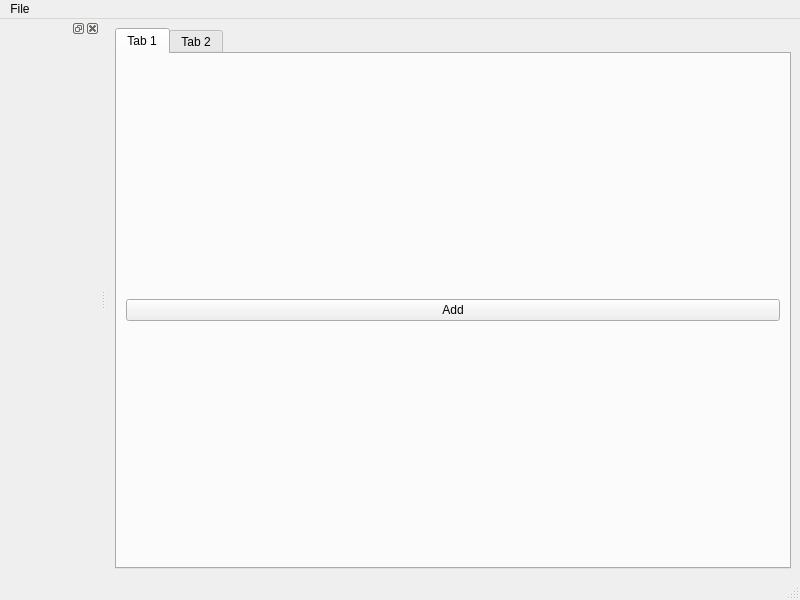
<?xml version="1.0" encoding="UTF-8"?>
<ui version="4.0">
 <class>MainWindow</class>
 <widget class="QMainWindow" name="MainWindow">
  <property name="geometry">
   <rect>
    <x>0</x>
    <y>0</y>
    <width>800</width>
    <height>600</height>
   </rect>
  </property>
  <property name="windowTitle">
   <string>User Interaction</string>
  </property>
  <widget class="QWidget" name="centralwidget">
   <layout class="QGridLayout" name="gridLayout_2">
    <item row="0" column="0">
     <widget class="QTabWidget" name="tabWidget">
      <widget class="QWidget" name="tab">
       <attribute name="title">
        <string>Tab 1</string>
       </attribute>
       <layout class="QGridLayout" name="gridLayout_3">
        <item row="1" column="0">
         <layout class="QGridLayout" name="gridLayoutView"/>
        </item>
        <item row="0" column="0">
         <widget class="QPushButton" name="pushButtonAdd">
          <property name="text">
           <string>Add</string>
          </property>
         </widget>
        </item>
       </layout>
      </widget>
      <widget class="QWidget" name="tab_2">
       <attribute name="title">
        <string>Tab 2</string>
       </attribute>
      </widget>
     </widget>
    </item>
   </layout>
  </widget>
  <widget class="QMenuBar" name="menubar">
   <property name="geometry">
    <rect>
     <x>0</x>
     <y>0</y>
     <width>800</width>
     <height>25</height>
    </rect>
   </property>
   <widget class="QMenu" name="menuFile">
    <property name="title">
     <string>File</string>
    </property>
   </widget>
   <addaction name="menuFile"/>
  </widget>
  <widget class="QStatusBar" name="statusbar"/>
  <widget class="QDockWidget" name="dockWidgetPropertyEditor">
   <property name="sizePolicy">
    <sizepolicy hsizetype="Preferred" vsizetype="Preferred">
     <horstretch>0</horstretch>
     <verstretch>0</verstretch>
    </sizepolicy>
   </property>
   <property name="minimumSize">
    <size>
     <width>100</width>
     <height>41</height>
    </size>
   </property>
   <attribute name="dockWidgetArea">
    <number>1</number>
   </attribute>
   <widget class="QWidget" name="dockWidgetContents"/>
  </widget>
 </widget>
 <resources/>
 <connections/>
</ui>
